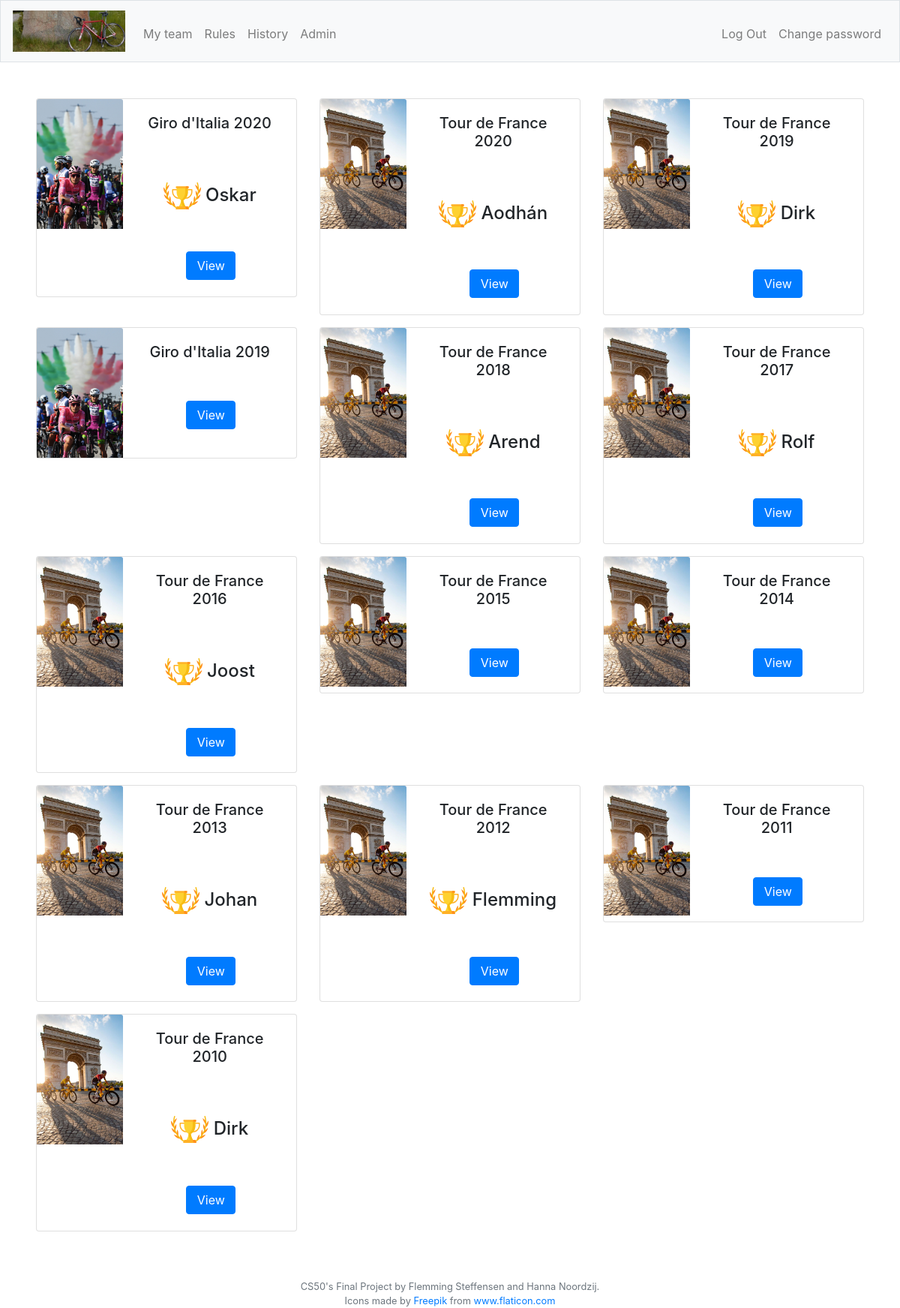
The app's page /history (signed in), older data.
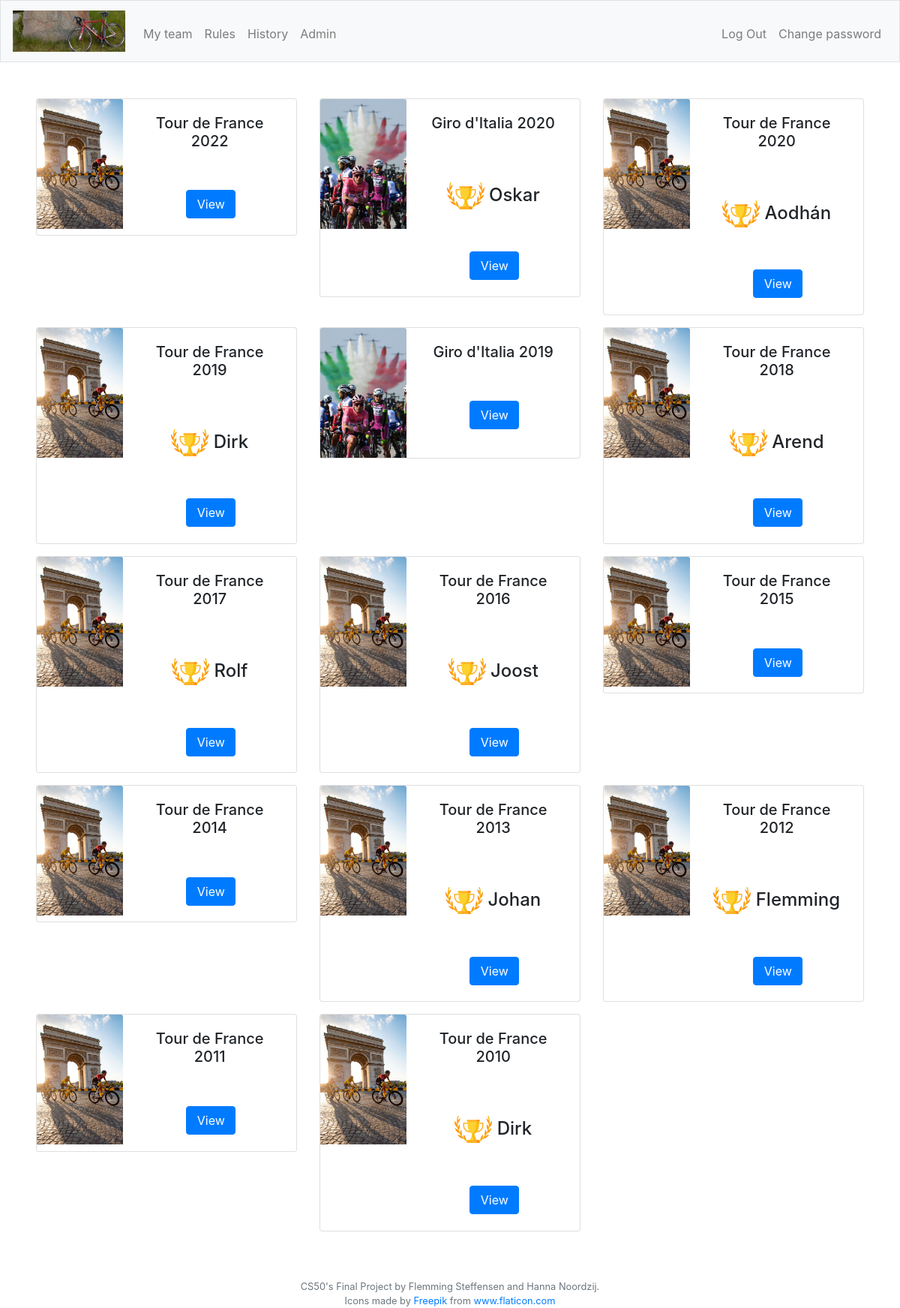
The same page, newer data.
### tables this page shows
CREATE TABLE "competitions" (
	"id"	INTEGER NOT NULL UNIQUE,
	"racetype_id"	INTEGER NOT NULL,
	"year"	TEXT NOT NULL,
	"startdate"	TEXT NOT NULL,
	"reg_active"	INTEGER NOT NULL,
	"reg_stop"	TEXT NOT NULL,
	"racedays"	INTEGER NOT NULL,
	"total_price"	INTEGER NOT NULL DEFAULT 0,
	"min_outsider"	INTEGER NOT NULL DEFAULT 0,
	PRIMARY KEY("id" AUTOINCREMENT),
	FOREIGN KEY("racetype_id") REFERENCES "racetypes"("id")
);

CREATE TABLE "medals" (
	"id"	INTEGER NOT NULL UNIQUE,
	"team_id"	INTEGER NOT NULL,
	"medal"	INTEGER NOT NULL,
	"comp_id"	INTEGER NOT NULL,
	PRIMARY KEY("id" AUTOINCREMENT),
	FOREIGN KEY("comp_id") REFERENCES "competitions"("id"),
	FOREIGN KEY("team_id") REFERENCES "team"("id")
);

CREATE TABLE "users" (
	"id"	INTEGER NOT NULL,
	"username"	TEXT NOT NULL,
	"hash"	TEXT NOT NULL,
	"role"	INTEGER NOT NULL DEFAULT 1,
	"approved"	INTEGER NOT NULL DEFAULT 0,
	PRIMARY KEY("id" AUTOINCREMENT)
);

### app.py (the view)
@app.route("/history")
@login_required
def history():
    role = getRole()
    comps = db.execute("SELECT id, racetype_id, year, startdate, reg_stop FROM competitions WHERE reg_active = 'off' ORDER BY startdate DESC")
    winners = db.execute("SELECT m.comp_id, u.username FROM medals m INNER JOIN team t ON m.team_id = t.id INNER JOIN users u ON t.user_id = u.id WHERE m.medal=1")
    print(winners)
    return render_template("history.html", role=role, comps=comps, winners=winners)

### app.py (called while the page is built)
@app.after_request
def after_request(response):
    response.headers["Cache-Control"] = "no-cache, no-store, must-revalidate"
    response.headers["Expires"] = 0
    response.headers["Pragma"] = "no-cache"
    return response

### helpers.py (called while the page is built)
def login_required(f):
    @wraps(f)
    def decorated_function(*args, **kwargs):
        if session.get("user_id") is None:
            return redirect("/login")
        return f(*args, **kwargs)
    return decorated_function

def getRole():
    role = db.execute("SELECT role FROM users WHERE id = :userid", userid=session["user_id"])
    role2 = role[0]["role"]
    return role2

### templates/history.html (shortened to what this page needs)
{% extends "layout.html" %}
{% block adminNav %}
    {% if role == 2 %}
        <li class="nav-item"><a class="nav-link" href="/admin">Admin</a></li>
    {% endif %}
{% endblock %}
{% block main %}
    {% if comps %}
        <div class="row">
            {% for comp in comps %}
                <div class="col-sm-4">
                    <div class="card mb-3 w-100 mx-auto">
                        <div class="row no-gutters">
                            <div class="col-md-4">
                                {% if comp.racetype_id == 1 %}
                                    <img src="static\tour2.jpg" class="card-img-top" alt="Tour de France, https://www.vg.no/sport/sykkel/i/AdW5Rn/derfor-dropper-nordmennene-tour-de-france">
                                {% elif comp.racetype_id == 2 %}
                                    <img src="static\giro2.jpg" class="card-img-top" alt="Giro di Italia, https://www.bora.com/ru/ru/sports-nutrition/story/giro-ditalia-2021/">
                                {% elif comp.racetype_id == 3 %}
                                    <img src="static\vuelta.jpg" class="card-img-top" alt="Vuelta Espana, Picture from Alex Azabache fra Pexels">
                                {% endif %}
                            </div>
                            <div class="col-md-8">
                                <div class="card-body">
                                    {% if comp.racetype_id == 1 %}
                                        <h5 class="card-title">Tour de France {{comp.year}}</h5>
                                    {% elif comp.racetype_id == 2 %}
                                        <h5 class="card-title">Giro d'Italia {{comp.year}}</h5>
                                    {% elif comp.racetype_id == 3 %}
                                        <h5 class="card-title">Vuelta a España {{comp.year}}</h5>
                                    {% endif %}
                                    {% for winner in winners %}
                                        {% if winner.comp_id == comp.id %}
                                            <div>
                                            <br>
                                            <br>
                                                <h4>
                                                <img src="static/award.svg" alt="Winner!" width="50" height="50" style="vertical-align:middle">
                                                {{ winner.username }}</h4>
                                            </div>
                                        {% endif %}
                                    {% endfor %}
                                    <br>
                                    <div class="btn-group-vertical">
                                        <a href="{{ url_for('archive', activecomp=comp.id) }}" class="btn btn-primary" style="margin: 0.1em;">View</a>
                                    </div>
                                </div>
                            </div>
                        </div>
                    </div>
                </div>
            {% endfor %}
        </div>
    {% endif %}
{% endblock %}

### templates/layout.html (shortened to what this page needs)
<!DOCTYPE html>
<html lang="en">
    <head>
        <link href="https://maxcdn.bootstrapcdn.com/bootstrap/4.1.3/css/bootstrap.min.css" rel="stylesheet">
        <link href="/static/styles.css" rel="stylesheet">
        <link rel="stylesheet" href="https://cdnjs.cloudflare.com/ajax/libs/Chart.js/2.9.3/Chart.css" />
        <link rel="stylesheet" href="https://cdnjs.cloudflare.com/ajax/libs/Chart.js/2.9.3/Chart.min.css" />
    </head>
    <body>
        <nav class="navbar navbar-expand-md navbar-light bg-light border">
            <a class="navbar-brand" href="/">
                <img src="/static/bicycle.jpeg" width="150px" alt="Bicycle">
            </a>
            <div class="collapse navbar-collapse" id="navbar">
                {% if session.user_id %}
                    <ul class="navbar-nav mr-auto mt-2">
                        <li class="nav-item"><a class="nav-link" href="/myteam">My team</a></li>
                        <li class="nav-item"><a class="nav-link" href="/rules">Rules</a></li>
                        <li class="nav-item"><a class="nav-link" href="/history">History</a></li>
                        {% block adminNav %}
                        {% endblock %}
                    </ul>
                    <ul class="navbar-nav ml-auto mt-2">
                        <li class="nav-item"><a class="nav-link" href="/logout">Log Out</a></li>
                        <li class="nav-item"><a class="nav-link" href="/chngpw">Change password</a></li>
                    </ul>
                {% else %}
                    <ul class="navbar-nav ml-auto mt-2">
                        <li class="nav-item"><a class="nav-link" href="/register">Register</a></li>
                        <li class="nav-item"><a class="nav-link" href="/login">Log In</a></li>
                    </ul>
                {% endif %}
            </div>
        </nav>
        <main class="container-fluid p-5">
            {% block main %}{% endblock %}
        </main>
        <footer class="small text-center text-muted">
            CS50's Final Project by Flemming Steffensen and Hanna Noordzij.
            <br>
            Icons made by <a href="https://www.flaticon.com/authors/freepik" title="Freepik">Freepik</a> from <a href="https://www.flaticon.com/" title="Flaticon"> www.flaticon.com</a>
        </footer>
    </body>
</html>

### static/styles.css (style rules this page uses)
nav .navbar-brand { font-size: xx-large; }
main { overflow-x: auto; text-align: center; }
main img { max-width: 100%; }

Row changes from the older to the newer data that the page shows:
now on this page (row edited): competitions: year "2022"
